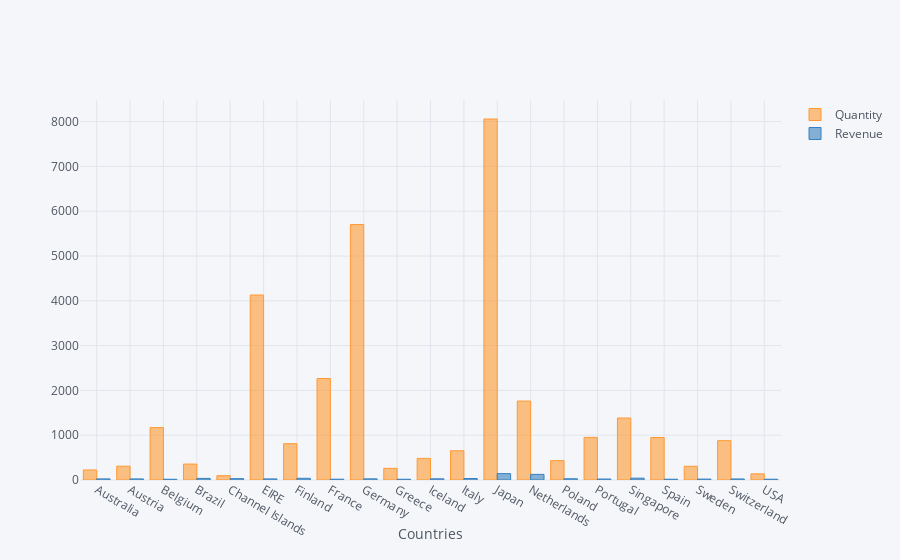

The notebook cell saved with this chart:
### Code cell
interactive_01.iplot(kind='bar', xTitle='Countries')

### Figure 1 — Plotly figure (JSON) as saved in the notebook; plotly's stock layout.template omitted (floating-point values rounded to 4 significant figures)
{"data": [{"marker": {"color": "rgba(255, 153, 51, 0.6)", "line": {"color": "rgba(255, 153, 51, 1.0)", "width": 1}}, "name": "Quantity", "orientation": "v", "text": "", "type": "bar", "uid": "e9890ce9-ab1f-4aeb-bb3f-a7c05776aa38", "x": ["Australia", "Austria", "Belgium", "Brazil", "Channel Islands", "EIRE", "Finland", "France", "Germany", "Greece", "Iceland", "Italy", "Japan", "Netherlands", "Poland", "Portugal", "Singapore", "Spain", "Sweden", "Switzerland", "USA"], "y": [224, 308, 1170, 356, 96, 4129, 810, 2265, 5702, 260, 483, 653, 8058, 1762, 432, 951, 1384, 948, 306, 878, 137]}, {"marker": {"color": "rgba(55, 128, 191, 0.6)", "line": {"color": "rgba(55, 128, 191, 1.0)", "width": 1}}, "name": "Revenue", "orientation": "v", "text": "", "type": "bar", "uid": "7f73c84d-278b-48fb-86af-e18dda105a73", "x": ["Australia", "Austria", "Belgium", "Brazil", "Channel Islands", "EIRE", "Finland", "France", "Germany", "Greece", "Iceland", "Italy", "Japan", "Netherlands", "Poland", "Portugal", "Singapore", "Spain", "Sweden", "Switzerland", "USA"], "y": [24.8, 24.37, 16.26, 35.74, 30.38, 24.23, 38.03, 17.97, 26.12, 16.99, 26.51, 33.54, 142.4, 125.5, 28.23, 21.92, 40.74, 17.51, 20.28, 23.12, 17.45]}], "layout": {"legend": {"bgcolor": "#F5F6F9", "font": {"color": "#4D5663"}}, "paper_bgcolor": "#F5F6F9", "plot_bgcolor": "#F5F6F9", "title": {"font": {"color": "#4D5663"}}, "xaxis": {"gridcolor": "#E1E5ED", "showgrid": true, "tickfont": {"color": "#4D5663"}, "title": {"font": {"color": "#4D5663"}, "text": "Countries"}, "zerolinecolor": "#E1E5ED"}, "yaxis": {"gridcolor": "#E1E5ED", "showgrid": true, "tickfont": {"color": "#4D5663"}, "title": {"font": {"color": "#4D5663"}, "text": ""}, "zerolinecolor": "#E1E5ED"}}}
